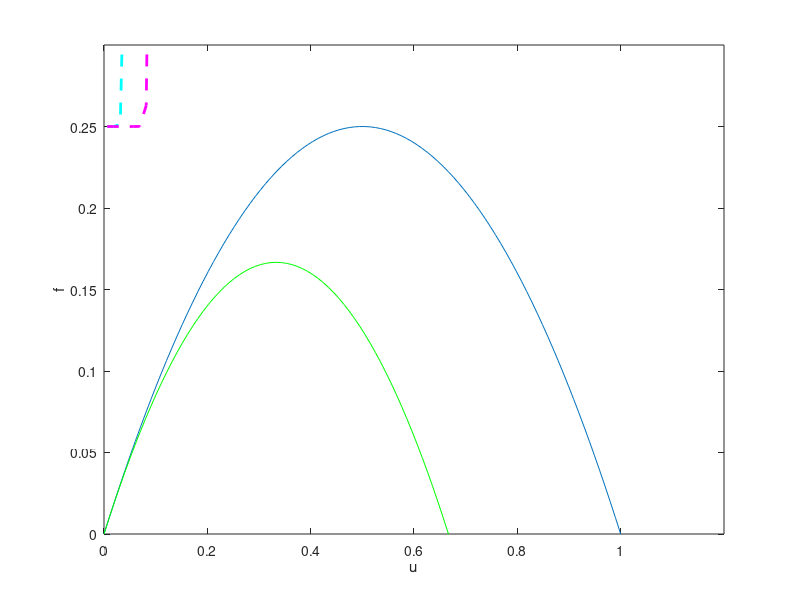
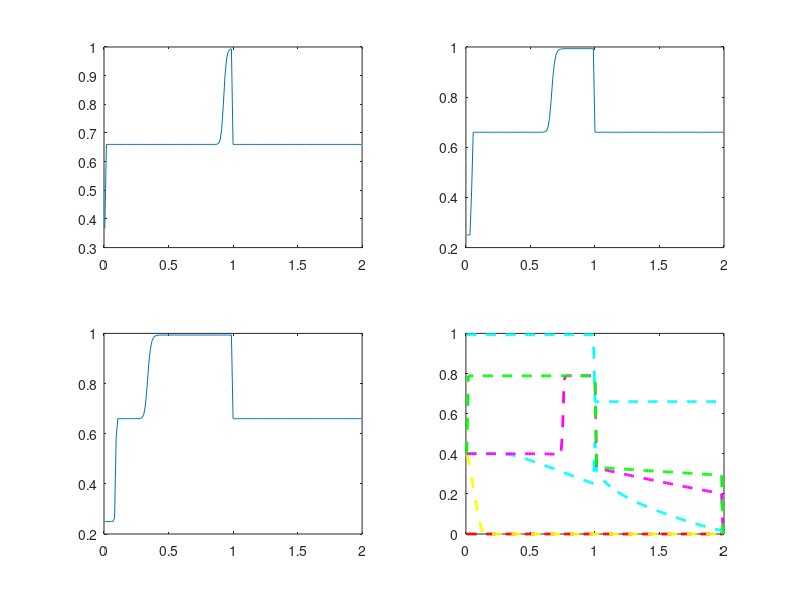
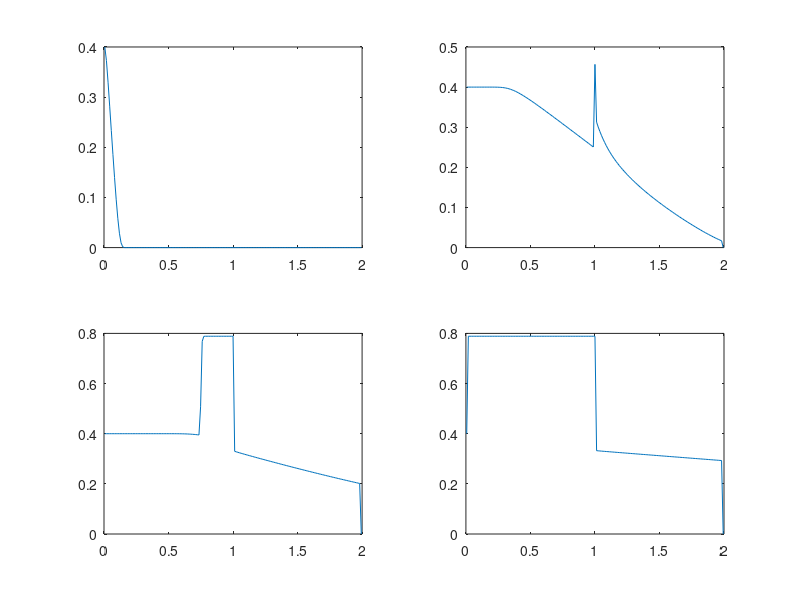

These figures' MATLAB source, in order:
%% RISULTATI BOTTLENECK

clear all
close all
clc

x=linspace(0,1);
flux=inline('x.*(1-x)');
flux2=inline('x.*(1-3/2.*x)');

plot(x,flux(x))
hold on
plot(x,flux2(x),'g')

axis([0 1.2 0 0.3])

xlabel('u')
ylabel('f')

%legend('f1', 'f2')

%%
nx=160;

A=0.;
B=2.;

h = (B-A)/nx;

x=linspace(A+h/2,B-h/2,nx-1);

v0 = [ 0.66, 0.66, 0.66, 0.66, 0.66, 0.66, 0.66, 0.66, 0.66, 0.66, 0.66, 0.66, 0.66, 0.66, 0.66, 0.66, 0.66, 0.66, 0.66, 0.66, 0.66, 0.66, 0.66, 0.66, 0.66, 0.66, 0.66, 0.66, 0.66, 0.66, 0.66, 0.66, 0.66, 0.66, 0.66, 0.66, 0.66, 0.66, 0.66, 0.66, 0.66, 0.66, 0.66, 0.66, 0.66, 0.66, 0.66, 0.66, 0.66, 0.66, 0.66, 0.66, 0.66, 0.66, 0.66, 0.66, 0.66, 0.66, 0.66, 0.66, 0.66, 0.66, 0.66, 0.66, 0.66, 0.66, 0.66, 0.66, 0.66, 0.66, 0.66, 0.66, 0.66, 0.66, 0.66, 0.66, 0.66, 0.66, 0.66, 0.66, 0.66, 0.66, 0.66, 0.66, 0.66, 0.66, 0.66, 0.66, 0.66, 0.66, 0.66, 0.66, 0.66, 0.66, 0.66, 0.66, 0.66, 0.66, 0.66, 0.66, 0.66, 0.66, 0.66, 0.66, 0.66, 0.66, 0.66, 0.66, 0.66, 0.66, 0.66, 0.66, 0.66, 0.66, 0.66, 0.66, 0.66, 0.66, 0.66, 0.66, 0.66, 0.66, 0.66, 0.66, 0.66, 0.66, 0.66, 0.66, 0.66, 0.66, 0.66, 0.66, 0.66, 0.66, 0.66, 0.66, 0.66, 0.66, 0.66, 0.66, 0.66, 0.66, 0.66, 0.66, 0.66, 0.66, 0.66, 0.66, 0.66, 0.66, 0.66, 0.66, 0.66, 0.66, 0.66, 0.66, 0.66, 0.66, 0.66 ];

plot (x, v0, 'r--', 'Linewidth',2)
hold on



v1 = [ 0.366645, 0.66, 0.66, 0.66, 0.66, 0.66, 0.66, 0.66, 0.66, 0.66, 0.66, 0.66, 0.66, 0.66, 0.66, 0.66, 0.66, 0.66, 0.66, 0.66, 0.66, 0.66, 0.66, 0.66, 0.66, 0.66, 0.66, 0.66, 0.66, 0.66, 0.66, 0.66, 0.66, 0.66, 0.66, 0.66, 0.66, 0.66, 0.66, 0.66, 0.66, 0.66, 0.66, 0.66, 0.66, 0.66, 0.66, 0.66, 0.66, 0.66, 0.66, 0.66, 0.66, 0.66, 0.66, 0.66, 0.66, 0.66, 0.66, 0.66, 0.66, 0.66, 0.66, 0.66, 0.66, 0.66, 0.660003, 0.660018, 0.660106, 0.660589, 0.663025, 0.673979, 0.712648, 0.797484, 0.895807, 0.95859, 0.984303, 0.991749, 0.993208, 0.66, 0.66, 0.66, 0.66, 0.66, 0.66, 0.66, 0.66, 0.66, 0.66, 0.66, 0.66, 0.66, 0.66, 0.66, 0.66, 0.66, 0.66, 0.66, 0.66, 0.66, 0.66, 0.66, 0.66, 0.66, 0.66, 0.66, 0.66, 0.66, 0.66, 0.66, 0.66, 0.66, 0.66, 0.66, 0.66, 0.66, 0.66, 0.66, 0.66, 0.66, 0.66, 0.66, 0.66, 0.66, 0.66, 0.66, 0.66, 0.66, 0.66, 0.66, 0.66, 0.66, 0.66, 0.66, 0.66, 0.66, 0.66, 0.66, 0.66, 0.66, 0.66, 0.66, 0.66, 0.66, 0.66, 0.66, 0.66, 0.66, 0.66, 0.66, 0.66, 0.66, 0.66, 0.66, 0.66, 0.66, 0.66, 0.66, 0.66 ];

plot (x, v1, 'y--', 'Linewidth',2)

%%
v2 = [ 0.25, 0.250004, 0.251219, 0.422001, 0.66, 0.66, 0.66, 0.66, 0.66, 0.66, 0.66, 0.66, 0.66, 0.66, 0.66, 0.66, 0.66, 0.66, 0.66, 0.66, 0.66, 0.66, 0.66, 0.66, 0.66, 0.66, 0.66, 0.66, 0.66, 0.66, 0.66, 0.66, 0.66, 0.66, 0.66, 0.66, 0.66, 0.66, 0.66, 0.66, 0.66, 0.66, 0.66, 0.660001, 0.660005, 0.660021, 0.660084, 0.660327, 0.661263, 0.664804, 0.677352, 0.714182, 0.787485, 0.873893, 0.93666, 0.969492, 0.983904, 0.989731, 0.991997, 0.992857, 0.993177, 0.993294, 0.993335, 0.993349, 0.993354, 0.993355, 0.993356, 0.993356, 0.993356, 0.993356, 0.993356, 0.993356, 0.993356, 0.993356, 0.993356, 0.993356, 0.993356, 0.993356, 0.993356, 0.66, 0.66, 0.66, 0.66, 0.66, 0.66, 0.66, 0.66, 0.66, 0.66, 0.66, 0.66, 0.66, 0.66, 0.66, 0.66, 0.66, 0.66, 0.66, 0.66, 0.66, 0.66, 0.66, 0.66, 0.66, 0.66, 0.66, 0.66, 0.66, 0.66, 0.66, 0.66, 0.66, 0.66, 0.66, 0.66, 0.66, 0.66, 0.66, 0.66, 0.66, 0.66, 0.66, 0.66, 0.66, 0.66, 0.66, 0.66, 0.66, 0.66, 0.66, 0.66, 0.66, 0.66, 0.66, 0.66, 0.66, 0.66, 0.66, 0.66, 0.66, 0.66, 0.66, 0.66, 0.66, 0.66, 0.66, 0.66, 0.66, 0.66, 0.66, 0.66, 0.66, 0.66, 0.66, 0.66, 0.66, 0.66, 0.66, 0.66 ];

plot (x, v2, 'c--', 'Linewidth',2)

%%

v3 = [ 0.25, 0.25, 0.25, 0.25, 0.25, 0.250047, 0.262935, 0.583468, 0.66, 0.66, 0.66, 0.66, 0.66, 0.66, 0.66, 0.66, 0.66, 0.660001, 0.660006, 0.660022, 0.660085, 0.660325, 0.661247, 0.664715, 0.676972, 0.71303, 0.785389, 0.871683, 0.93507, 0.968538, 0.983362, 0.989426, 0.991826, 0.992763, 0.993127, 0.993267, 0.993322, 0.993343, 0.993351, 0.993354, 0.993355, 0.993356, 0.993356, 0.993356, 0.993356, 0.993356, 0.993356, 0.993356, 0.993356, 0.993356, 0.993356, 0.993356, 0.993356, 0.993356, 0.993356, 0.993356, 0.993356, 0.993356, 0.993356, 0.993356, 0.993356, 0.993356, 0.993356, 0.993356, 0.993356, 0.993356, 0.993356, 0.993356, 0.993356, 0.993356, 0.993356, 0.993356, 0.993356, 0.993356, 0.993356, 0.993356, 0.993356, 0.993356, 0.993356, 0.66, 0.66, 0.66, 0.66, 0.66, 0.66, 0.66, 0.66, 0.66, 0.66, 0.66, 0.66, 0.66, 0.66, 0.66, 0.66, 0.66, 0.66, 0.66, 0.66, 0.66, 0.66, 0.66, 0.66, 0.66, 0.66, 0.66, 0.66, 0.66, 0.66, 0.66, 0.66, 0.66, 0.66, 0.66, 0.66, 0.66, 0.66, 0.66, 0.66, 0.66, 0.66, 0.66, 0.66, 0.66, 0.66, 0.66, 0.66, 0.66, 0.66, 0.66, 0.66, 0.66, 0.66, 0.66, 0.66, 0.66, 0.66, 0.66, 0.66, 0.66, 0.66, 0.66, 0.66, 0.66, 0.66, 0.66, 0.66, 0.66, 0.66, 0.66, 0.66, 0.66, 0.66, 0.66, 0.66, 0.66, 0.66, 0.66, 0.66 ];

plot (x, v3, 'm--', 'Linewidth',2)

%%

v4 = [ 0.993356, 0.993356, 0.993356, 0.993356, 0.993356, 0.993356, 0.993356, 0.993356, 0.993356, 0.993356, 0.993356, 0.993356, 0.993356, 0.993356, 0.993356, 0.993356, 0.993356, 0.993356, 0.993356, 0.993356, 0.993356, 0.993356, 0.993356, 0.993356, 0.993356, 0.993356, 0.993356, 0.993356, 0.993356, 0.993356, 0.993356, 0.993356, 0.993356, 0.993356, 0.993356, 0.993356, 0.993356, 0.993356, 0.993356, 0.993356, 0.993356, 0.993356, 0.993356, 0.993356, 0.993356, 0.993356, 0.993356, 0.993356, 0.993356, 0.993356, 0.993356, 0.993356, 0.993356, 0.993356, 0.993356, 0.993356, 0.993356, 0.993356, 0.993356, 0.993356, 0.993356, 0.993356, 0.993356, 0.993356, 0.993356, 0.993356, 0.993356, 0.993356, 0.993356, 0.993356, 0.993356, 0.993356, 0.993356, 0.993356, 0.993356, 0.993356, 0.993356, 0.993356, 0.993356, 0.66, 0.66, 0.66, 0.66, 0.66, 0.66, 0.66, 0.66, 0.66, 0.66, 0.66, 0.66, 0.66, 0.66, 0.66, 0.66, 0.66, 0.66, 0.66, 0.66, 0.66, 0.66, 0.66, 0.66, 0.66, 0.66, 0.66, 0.66, 0.66, 0.66, 0.66, 0.66, 0.66, 0.66, 0.66, 0.66, 0.66, 0.66, 0.66, 0.66, 0.66, 0.66, 0.66, 0.66, 0.66, 0.66, 0.66, 0.66, 0.66, 0.66, 0.66, 0.66, 0.66, 0.66, 0.66, 0.66, 0.66, 0.66, 0.66, 0.66, 0.66, 0.66, 0.66, 0.66, 0.66, 0.66, 0.66, 0.66, 0.66, 0.66, 0.66, 0.66, 0.66, 0.66, 0.66, 0.66, 0.66, 0.66, 0.66, 0.66 ];

plot (x, v4, 'm--', 'Linewidth',2)


%%

figure
subplot(2,2,1)
plot(x, v1)
subplot(2,2,2)
plot(x, v2)
subplot(2,2,3)
plot(x, v3 )
subplot(2,2,4)
plot(x, v4 )

%% cambio dato iniziale, TEST B2

v0 = [ 0, 0, 0, 0, 0, 0, 0, 0, 0, 0, 0, 0, 0, 0, 0, 0, 0, 0, 0, 0, 0, 0, 0, 0, 0, 0, 0, 0, 0, 0, 0, 0, 0, 0, 0, 0, 0, 0, 0, 0, 0, 0, 0, 0, 0, 0, 0, 0, 0, 0, 0, 0, 0, 0, 0, 0, 0, 0, 0, 0, 0, 0, 0, 0, 0, 0, 0, 0, 0, 0, 0, 0, 0, 0, 0, 0, 0, 0, 0, 0, 0, 0, 0, 0, 0, 0, 0, 0, 0, 0, 0, 0, 0, 0, 0, 0, 0, 0, 0, 0, 0, 0, 0, 0, 0, 0, 0, 0, 0, 0, 0, 0, 0, 0, 0, 0, 0, 0, 0, 0, 0, 0, 0, 0, 0, 0, 0, 0, 0, 0, 0, 0, 0, 0, 0, 0, 0, 0, 0, 0, 0, 0, 0, 0, 0, 0, 0, 0, 0, 0, 0, 0, 0, 0, 0, 0, 0, 0, 0 ];

plot (x, v0, 'r--', 'Linewidth',2)
hold on


% T = 0.1
v1 = [ 0.4, 0.372753, 0.329722, 0.282028, 0.233501, 0.185642, 0.139511, 0.0964442, 0.0585001, 0.0286211, 0.00966875, 0.00160921, 0, 0, 0, 0, 0, 0, 0, 0, 0, 0, 0, 0, 0, 0, 0, 0, 0, 0, 0, 0, 0, 0, 0, 0, 0, 0, 0, 0, 0, 0, 0, 0, 0, 0, 0, 0, 0, 0, 0, 0, 0, 0, 0, 0, 0, 0, 0, 0, 0, 0, 0, 0, 0, 0, 0, 0, 0, 0, 0, 0, 0, 0, 0, 0, 0, 0, 0, 0, 0, 0, 0, 0, 0, 0, 0, 0, 0, 0, 0, 0, 0, 0, 0, 0, 0, 0, 0, 0, 0, 0, 0, 0, 0, 0, 0, 0, 0, 0, 0, 0, 0, 0, 0, 0, 0, 0, 0, 0, 0, 0, 0, 0, 0, 0, 0, 0, 0, 0, 0, 0, 0, 0, 0, 0, 0, 0, 0, 0, 0, 0, 0, 0, 0, 0, 0, 0, 0, 0, 0, 0, 0, 0, 0, 0, 0, 0, 0 ];

plot (x, v1, 'y--', 'Linewidth',2)

%%

% T = 2

v2 = [ 0.4, 0.4, 0.4, 0.4, 0.4, 0.4, 0.4, 0.4, 0.4, 0.4, 0.4, 0.4, 0.399999, 0.399998, 0.399995, 0.399988, 0.399972, 0.399941, 0.399884, 0.399783, 0.399618, 0.399363, 0.398989, 0.398468, 0.397777, 0.396897, 0.395816, 0.394534, 0.393054, 0.391387, 0.389547, 0.38755, 0.385414, 0.383156, 0.38079, 0.378332, 0.375793, 0.373186, 0.370519, 0.367801, 0.365039, 0.362239, 0.359407, 0.356546, 0.35366, 0.350753, 0.347828, 0.344886, 0.34193, 0.338961, 0.335981, 0.332991, 0.329993, 0.326987, 0.323974, 0.320955, 0.317931, 0.314901, 0.311868, 0.30883, 0.305789, 0.302745, 0.299698, 0.296648, 0.293596, 0.290542, 0.287486, 0.284429, 0.28137, 0.27831, 0.275248, 0.272186, 0.269122, 0.266058, 0.262993, 0.259927, 0.256861, 0.253794, 0.250727, 0.456647, 0.312717, 0.300526, 0.289676, 0.2797, 0.27044, 0.261818, 0.253776, 0.246262, 0.239225, 0.232617, 0.226387, 0.22049, 0.214886, 0.209538, 0.204416, 0.199493, 0.194747, 0.190159, 0.185713, 0.181396, 0.177196, 0.173103, 0.169107, 0.165202, 0.161379, 0.157634, 0.153961, 0.150354, 0.14681, 0.143325, 0.139895, 0.136517, 0.133188, 0.129906, 0.126668, 0.123472, 0.120316, 0.117198, 0.114117, 0.111071, 0.108059, 0.105079, 0.102131, 0.0992127, 0.0963241, 0.093464, 0.0906317, 0.0878266, 0.085048, 0.0822955, 0.0795687, 0.0768672, 0.0741907, 0.0715392, 0.0689124, 0.0663105, 0.0637334, 0.0611814, 0.0586548, 0.0561539, 0.0536793, 0.0512316, 0.0488115, 0.0464199, 0.044058, 0.0417269, 0.0394282, 0.0371633, 0.0349342, 0.0327431, 0.0305922, 0.0284843, 0.0264224, 0.0244098, 0.0224501, 0.0205475, 0.0187061, 0.0169309, 0 ];

plot (x, v2, 'c--', 'Linewidth',2)

%%

% T = 4

v3 = [ 0.4, 0.4, 0.4, 0.4, 0.4, 0.4, 0.4, 0.4, 0.4, 0.4, 0.4, 0.4, 0.4, 0.4, 0.4, 0.4, 0.4, 0.4, 0.4, 0.4, 0.4, 0.4, 0.4, 0.4, 0.4, 0.4, 0.4, 0.4, 0.4, 0.4, 0.4, 0.4, 0.4, 0.4, 0.4, 0.399999, 0.399998, 0.399997, 0.399994, 0.39999, 0.399983, 0.399972, 0.399955, 0.399929, 0.399891, 0.399836, 0.39976, 0.399656, 0.39952, 0.399343, 0.399119, 0.398843, 0.398508, 0.39811, 0.397647, 0.397114, 0.396513, 0.395843, 0.395106, 0.507294, 0.768133, 0.788247, 0.788667, 0.788675, 0.788675, 0.788675, 0.788675, 0.788675, 0.788675, 0.788675, 0.788675, 0.788675, 0.788675, 0.788675, 0.788675, 0.788675, 0.788675, 0.788675, 0.788675, 0.788675, 0.329852, 0.327703, 0.325703, 0.323771, 0.321879, 0.320015, 0.318171, 0.316342, 0.314525, 0.312719, 0.310921, 0.309132, 0.30735, 0.305573, 0.303803, 0.302039, 0.300279, 0.298524, 0.296775, 0.295029, 0.293289, 0.291552, 0.28982, 0.288092, 0.286369, 0.284649, 0.282934, 0.281223, 0.279516, 0.277813, 0.276115, 0.27442, 0.27273, 0.271044, 0.269363, 0.267686, 0.266013, 0.264344, 0.26268, 0.261021, 0.259366, 0.257715, 0.256069, 0.254428, 0.252792, 0.25116, 0.249533, 0.247911, 0.246293, 0.244681, 0.243073, 0.241471, 0.239873, 0.23828, 0.236693, 0.23511, 0.233532, 0.23196, 0.230392, 0.22883, 0.227273, 0.225721, 0.224174, 0.222632, 0.221095, 0.219563, 0.218036, 0.216515, 0.214998, 0.213486, 0.21198, 0.210478, 0.208981, 0.207489, 0.206003, 0.20452, 0.203043, 0.201571, 0 ];

plot (x, v3, 'm--', 'Linewidth',2)

vv = [ 0.993356, 0.993356, 0.993356, 0.993356, 0.993356, 0.993356, 0.993356, 0.993356, 0.993356, 0.993356, 0.993356, 0.993356, 0.993356, 0.993356, 0.993356, 0.993356, 0.993356, 0.993356, 0.993356, 0.993356, 0.993356, 0.993356, 0.993356, 0.993356, 0.993356, 0.993356, 0.993356, 0.993356, 0.993356, 0.993356, 0.993356, 0.993356, 0.993356, 0.993356, 0.993356, 0.993356, 0.993356, 0.993356, 0.993356, 0.993356, 0.993356, 0.993356, 0.993356, 0.993356, 0.993356, 0.993356, 0.993356, 0.993356, 0.993356, 0.993356, 0.993356, 0.993356, 0.993356, 0.993356, 0.993356, 0.993356, 0.993356, 0.993356, 0.993356, 0.993356, 0.993356, 0.993356, 0.993356, 0.993356, 0.993356, 0.993356, 0.993356, 0.993356, 0.993356, 0.993356, 0.993356, 0.993356, 0.993356, 0.993356, 0.993356, 0.993356, 0.993356, 0.993356, 0.993356, 0.66, 0.66, 0.66, 0.66, 0.66, 0.66, 0.66, 0.66, 0.66, 0.66, 0.66, 0.66, 0.66, 0.66, 0.66, 0.66, 0.66, 0.66, 0.66, 0.66, 0.66, 0.66, 0.66, 0.66, 0.66, 0.66, 0.66, 0.66, 0.66, 0.66, 0.66, 0.66, 0.66, 0.66, 0.66, 0.66, 0.66, 0.66, 0.66, 0.66, 0.66, 0.66, 0.66, 0.66, 0.66, 0.66, 0.66, 0.66, 0.66, 0.66, 0.66, 0.66, 0.66, 0.66, 0.66, 0.66, 0.66, 0.66, 0.66, 0.66, 0.66, 0.66, 0.66, 0.66, 0.66, 0.66, 0.66, 0.66, 0.66, 0.66, 0.66, 0.66, 0.66, 0.66, 0.66, 0.66, 0.66, 0.66, 0.66, 0.66 ];
hold on
plot (x, vv, 'c--', 'Linewidth',2)

%%

% T = 10

v4 = [ 0.4, 0.788675, 0.788675, 0.788675, 0.788675, 0.788675, 0.788675, 0.788675, 0.788675, 0.788675, 0.788675, 0.788675, 0.788675, 0.788675, 0.788675, 0.788675, 0.788675, 0.788675, 0.788675, 0.788675, 0.788675, 0.788675, 0.788675, 0.788675, 0.788675, 0.788675, 0.788675, 0.788675, 0.788675, 0.788675, 0.788675, 0.788675, 0.788675, 0.788675, 0.788675, 0.788675, 0.788675, 0.788675, 0.788675, 0.788675, 0.788675, 0.788675, 0.788675, 0.788675, 0.788675, 0.788675, 0.788675, 0.788675, 0.788675, 0.788675, 0.788675, 0.788675, 0.788675, 0.788675, 0.788675, 0.788675, 0.788675, 0.788675, 0.788675, 0.788675, 0.788675, 0.788675, 0.788675, 0.788675, 0.788675, 0.788675, 0.788675, 0.788675, 0.788675, 0.788675, 0.788675, 0.788675, 0.788675, 0.788675, 0.788675, 0.788675, 0.788675, 0.788675, 0.788675, 0.788675, 0.332333, 0.331715, 0.331139, 0.330582, 0.330037, 0.329499, 0.328967, 0.328438, 0.327913, 0.32739, 0.326869, 0.326349, 0.325832, 0.325315, 0.3248, 0.324285, 0.323772, 0.323259, 0.322747, 0.322235, 0.321724, 0.321214, 0.320704, 0.320195, 0.319686, 0.319177, 0.318669, 0.318161, 0.317653, 0.317146, 0.316639, 0.316133, 0.315626, 0.31512, 0.314614, 0.314108, 0.313603, 0.313097, 0.312592, 0.312088, 0.311583, 0.311078, 0.310574, 0.31007, 0.309566, 0.309062, 0.308558, 0.308055, 0.307551, 0.307048, 0.306545, 0.306042, 0.305539, 0.305037, 0.304534, 0.304032, 0.303529, 0.303027, 0.302525, 0.302023, 0.301522, 0.30102, 0.300518, 0.300017, 0.299516, 0.299014, 0.298513, 0.298012, 0.297511, 0.297011, 0.29651, 0.29601, 0.295509, 0.295009, 0.294509, 0.294009, 0.293509, 0.293009, 0 ];

plot (x, v4, 'g--', 'Linewidth',2)


%%


figure
subplot(2,2,1)
plot(x, v1)
subplot(2,2,2)
plot(x, v2)
subplot(2,2,3)
plot(x, v3 )
subplot(2,2,4)
plot(x, v4 )

%%
% h=0.1, TEST1
close all
clear all
clc

nx=20;

A=0.;
B=2.;

h = (B-A)/nx;

x=linspace(A+h/2,B-h/2,nx-1);

v0 = [ 0.66, 0.66, 0.66, 0.66, 0.66, 0.66, 0.66, 0.66, 0.66, 0.66, 0.66, 0.66, 0.66, 0.66, 0.66, 0.66, 0.66, 0.66, 0.66 ];

v1 = [ 0.484769, 0.660262, 0.661621, 0.668895, 0.699738, 0.781443, 0.890614, 0.963029, 0.988904, 0.66, 0.66, 0.66, 0.66, 0.66, 0.66, 0.66, 0.66, 0.66, 0.66 ];

v2 = [ 0.304859, 0.655366, 0.66, 0.66, 0.66, 0.66, 0.660004, 0.660035, 0.660266, 0.661815, 0.670969, 0.712253, 0.814085, 0.921509, 0.973874, 0.98936, 0.992737, 0.993291, 0.993352, 0.66, 0.66, 0.66, 0.66, 0.66, 0.66, 0.66, 0.66, 0.66, 0.66, 0.66, 0.66, 0.66, 0.66, 0.66, 0.66, 0.66, 0.66, 0.66, 0.66 ];

e1=0;

for i= 1:19
    e1 = e1 + h*abs( v1(i)-v2(2*i));
    
end

%%
% h=0.05, TEST1
close all
clear all
clc

nx=20;

A=0.;
B=2.;

h = (B-A)/nx;

x=linspace(A+h/2,B-h/2,nx-1);

v0 = [ 0.66, 0.66, 0.66, 0.66, 0.66, 0.66, 0.66, 0.66, 0.66, 0.66, 0.66, 0.66, 0.66, 0.66, 0.66, 0.66, 0.66, 0.66, 0.66 ];

v1 = [ 0.304859, 0.655366, 0.66, 0.66, 0.66, 0.66, 0.660004, 0.660035, 0.660266, 0.661815, 0.670969, 0.712253, 0.814085, 0.921509, 0.973874, 0.98936, 0.992737, 0.993291, 0.993352, 0.66, 0.66, 0.66, 0.66, 0.66, 0.66, 0.66, 0.66, 0.66, 0.66, 0.66, 0.66, 0.66, 0.66, 0.66, 0.66, 0.66, 0.66, 0.66, 0.66 ];

v2 = [ 0.250108, 0.341117, 0.66, 0.66, 0.66, 0.66, 0.66, 0.66, 0.66, 0.66, 0.66, 0.66, 0.66, 0.66, 0.66, 0.66, 0.66, 0.66, 0.66, 0.66, 0.660001, 0.660009, 0.6601, 0.661068, 0.670542, 0.735652, 0.891235, 0.977709, 0.991825, 0.99322, 0.993344, 0.993355, 0.993356, 0.993356, 0.993356, 0.993356, 0.993356, 0.993356, 0.993356, 0.66, 0.66, 0.66, 0.66, 0.66, 0.66, 0.66, 0.66, 0.66, 0.66, 0.66, 0.66, 0.66, 0.66, 0.66, 0.66, 0.66, 0.66, 0.66, 0.66, 0.66, 0.66, 0.66, 0.66, 0.66, 0.66, 0.66, 0.66, 0.66, 0.66, 0.66, 0.66, 0.66, 0.66, 0.66, 0.66, 0.66, 0.66, 0.66, 0.66 ];

e1=0;

for i= 1:19
    e1 = e1 + h*abs( v1(i)-v2(2*i));
    
end

%%
% h=0.025, TEST1
close all
clear all
clc

nx=20;

A=0.;
B=2.;

h = (B-A)/nx;

x=linspace(A+h/2,B-h/2,nx-1);

v0 = [ 0.66, 0.66, 0.66, 0.66, 0.66, 0.66, 0.66, 0.66, 0.66, 0.66, 0.66, 0.66, 0.66, 0.66, 0.66, 0.66, 0.66, 0.66, 0.66 ];

v1 = [ 0.250108, 0.341117, 0.66, 0.66, 0.66, 0.66, 0.66, 0.66, 0.66, 0.66, 0.66, 0.66, 0.66, 0.66, 0.66, 0.66, 0.66, 0.66, 0.66, 0.66, 0.660001, 0.660009, 0.6601, 0.661068, 0.670542, 0.735652, 0.891235, 0.977709, 0.991825, 0.99322, 0.993344, 0.993355, 0.993356, 0.993356, 0.993356, 0.993356, 0.993356, 0.993356, 0.993356, 0.66, 0.66, 0.66, 0.66, 0.66, 0.66, 0.66, 0.66, 0.66, 0.66, 0.66, 0.66, 0.66, 0.66, 0.66, 0.66, 0.66, 0.66, 0.66, 0.66, 0.66, 0.66, 0.66, 0.66, 0.66, 0.66, 0.66, 0.66, 0.66, 0.66, 0.66, 0.66, 0.66, 0.66, 0.66, 0.66, 0.66, 0.66, 0.66, 0.66 ];

v2 = [ 0.250108, 0.341117, 0.66, 0.66, 0.66, 0.66, 0.66, 0.66, 0.66, 0.66, 0.66, 0.66, 0.66, 0.66, 0.66, 0.66, 0.66, 0.66, 0.66, 0.66, 0.660001, 0.660009, 0.6601, 0.661068, 0.670542, 0.735652, 0.891235, 0.977709, 0.991825, 0.99322, 0.993344, 0.993355, 0.993356, 0.993356, 0.993356, 0.993356, 0.993356, 0.993356, 0.993356, 0.66, 0.66, 0.66, 0.66, 0.66, 0.66, 0.66, 0.66, 0.66, 0.66, 0.66, 0.66, 0.66, 0.66, 0.66, 0.66, 0.66, 0.66, 0.66, 0.66, 0.66, 0.66, 0.66, 0.66, 0.66, 0.66, 0.66, 0.66, 0.66, 0.66, 0.66, 0.66, 0.66, 0.66, 0.66, 0.66, 0.66, 0.66, 0.66, 0.66 ];

e1=0;

for i= 1:19
    e1 = e1 + h*abs( v1(i)-v2(2*i));
    
end
